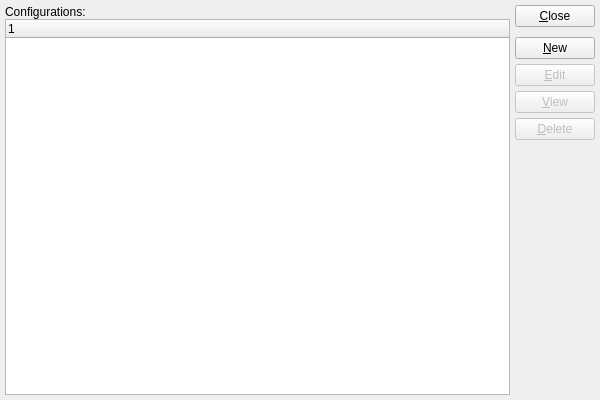
<?xml version="1.0" encoding="UTF-8"?>
<ui version="4.0">
 <comment>This file is part of the xwd Package for xTuple ERP,
and is Copyright (c) 1999-2012 by OpenMFG LLC, d/b/a xTuple.  It
is licensed to you under the xTuple End-User License Agreement (&quot;the
EULA&quot;), the full text of which is available at www.xtuple.com/EULA.
While the EULA gives you access to source code and encourages your
involvement in the development process, this Package is not free
software.  By using this software, you agree to be bound by the
terms of the EULA.</comment>
 <class>catConfigs</class>
 <widget class="QWidget" name="catConfigs">
  <property name="geometry">
   <rect>
    <x>0</x>
    <y>0</y>
    <width>600</width>
    <height>400</height>
   </rect>
  </property>
  <property name="windowTitle">
   <string>List External Vendor Catalog Configurations</string>
  </property>
  <layout class="QGridLayout" name="gridLayout">
   <item row="0" column="0">
    <layout class="QVBoxLayout" name="verticalLayout_2">
     <property name="spacing">
      <number>0</number>
     </property>
     <item>
      <widget class="QLabel" name="_catconfigLit">
       <property name="text">
        <string>Configurations:</string>
       </property>
      </widget>
     </item>
     <item>
      <widget class="XTreeWidget" name="_catconfig"/>
     </item>
    </layout>
   </item>
   <item row="0" column="1">
    <layout class="QVBoxLayout" name="verticalLayout">
     <item>
      <widget class="QPushButton" name="_close">
       <property name="text">
        <string>&amp;Close</string>
       </property>
      </widget>
     </item>
     <item>
      <spacer name="verticalSpacer">
       <property name="orientation">
        <enum>Qt::Vertical</enum>
       </property>
       <property name="sizeType">
        <enum>QSizePolicy::Preferred</enum>
       </property>
       <property name="sizeHint" stdset="0">
        <size>
         <width>20</width>
         <height>5</height>
        </size>
       </property>
      </spacer>
     </item>
     <item>
      <widget class="QPushButton" name="_new">
       <property name="text">
        <string>&amp;New</string>
       </property>
      </widget>
     </item>
     <item>
      <widget class="QPushButton" name="_edit">
       <property name="enabled">
        <bool>false</bool>
       </property>
       <property name="text">
        <string>&amp;Edit</string>
       </property>
      </widget>
     </item>
     <item>
      <widget class="QPushButton" name="_view">
       <property name="enabled">
        <bool>false</bool>
       </property>
       <property name="text">
        <string>&amp;View</string>
       </property>
      </widget>
     </item>
     <item>
      <widget class="QPushButton" name="_delete">
       <property name="enabled">
        <bool>false</bool>
       </property>
       <property name="text">
        <string>&amp;Delete</string>
       </property>
      </widget>
     </item>
     <item>
      <spacer>
       <property name="orientation">
        <enum>Qt::Vertical</enum>
       </property>
       <property name="sizeType">
        <enum>QSizePolicy::Expanding</enum>
       </property>
       <property name="sizeHint" stdset="0">
        <size>
         <width>20</width>
         <height>20</height>
        </size>
       </property>
      </spacer>
     </item>
    </layout>
   </item>
  </layout>
 </widget>
 <layoutdefault spacing="5" margin="5"/>
 <pixmapfunction>qPixmapFromMimeSource</pixmapfunction>
 <customwidgets>
  <customwidget>
   <class>XTreeWidget</class>
   <extends>QTreeWidget</extends>
   <header>xtreewidget.h</header>
   <container>1</container>
  </customwidget>
 </customwidgets>
 <tabstops>
  <tabstop>_catconfig</tabstop>
  <tabstop>_new</tabstop>
  <tabstop>_edit</tabstop>
  <tabstop>_view</tabstop>
  <tabstop>_delete</tabstop>
  <tabstop>_close</tabstop>
 </tabstops>
 <includes>
  <include location="global">parameter.h</include>
 </includes>
 <resources/>
 <connections>
  <connection>
   <sender>_close</sender>
   <signal>clicked()</signal>
   <receiver>catConfigs</receiver>
   <slot>close()</slot>
   <hints>
    <hint type="sourcelabel">
     <x>20</x>
     <y>20</y>
    </hint>
    <hint type="destinationlabel">
     <x>20</x>
     <y>20</y>
    </hint>
   </hints>
  </connection>
  <connection>
   <sender>_catconfig</sender>
   <signal>valid(bool)</signal>
   <receiver>_view</receiver>
   <slot>setEnabled(bool)</slot>
   <hints>
    <hint type="sourcelabel">
     <x>20</x>
     <y>20</y>
    </hint>
    <hint type="destinationlabel">
     <x>20</x>
     <y>20</y>
    </hint>
   </hints>
  </connection>
 </connections>
</ui>
